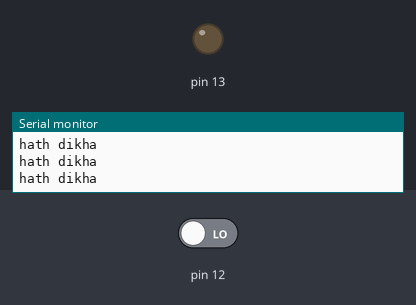
This sketch was run on a simulated Arduino Uno, built with avr-gcc and run on an emulated ATmega328P. On the bench: output pins drawn as LEDs (lit = HIGH), the last lines printed to the serial monitor. The inputs (shaded band) are chosen by the test bench; at power-on: pin 12 LOW.

Above: at 1.6 s.
1.7 s: pin 12 driven HIGH
At 2.7 s:
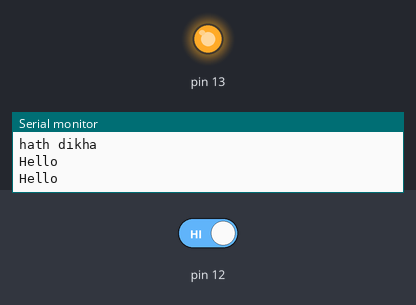
3.5 s: pin 12 driven LOW
At 4.0 s:
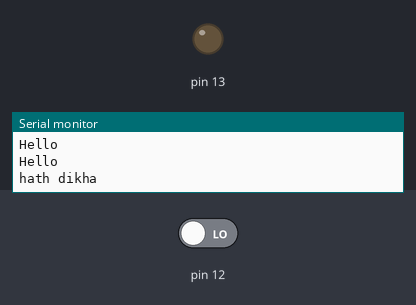
Timing chart, 0 to 6.5 s (numbered marks = the images above; inputs shaded):
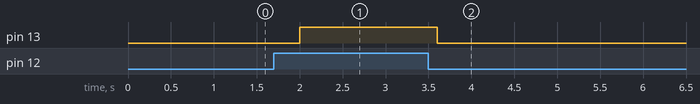

The sketch:

experiment_ir.ino
```cpp
void setup() {
  // put your setup code here, to run once:
pinMode(12,INPUT);
pinMode (13, OUTPUT);
Serial.begin(9600);
}

void loop() {
  if(digitalRead(12)==HIGH)
  {
  digitalWrite(13,HIGH);
  Serial.println("Hello");
  }
  else
  {
    digitalWrite(13,LOW);
    Serial.println("hath dikha");
  }
  // put your main code here, to run repeatedly:
delay(400);
}
```

Measured:
- after the input at 1.7 s, pin 13: LOW → HIGH after 0.30 s
- after the input at 3.5 s, pin 13: HIGH → LOW after 0.10 s
